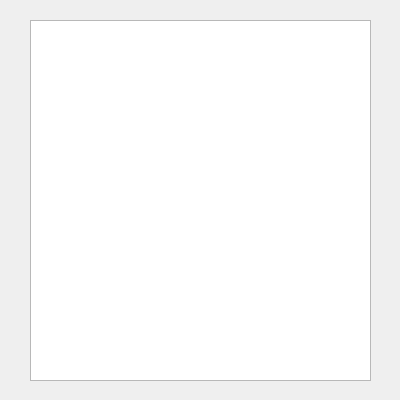
<?xml version="1.0" encoding="UTF-8"?>
<ui version="4.0">
 <class>dlgDemo18</class>
 <widget class="QDialog" name="dlgDemo18">
  <property name="geometry">
   <rect>
    <x>0</x>
    <y>0</y>
    <width>400</width>
    <height>400</height>
   </rect>
  </property>
  <property name="windowTitle">
   <string>Lista de Cursos mostrando en un List Widget</string>
  </property>
  <widget class="QListWidget" name="lstCurso">
   <property name="geometry">
    <rect>
     <x>30</x>
     <y>20</y>
     <width>341</width>
     <height>361</height>
    </rect>
   </property>
  </widget>
 </widget>
 <resources/>
 <connections/>
</ui>
